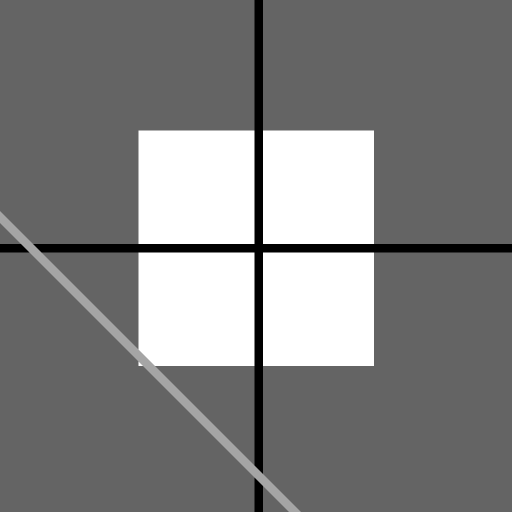
#> input picture codes/pattern2.png, 1024 x 1024 px (shown at 1/2 size)
$ python cv_steerable.py
#> lines starting #> are read from the running program, lines starting #| are printed output that depends on the picture
import cv2 as cv

# Read
img = cv.imread("pattern2.png")
#> img is the input picture: shape (1024, 1024, 3); min 0, max 255, mean 128.1
img = cv.resize(img, (img.shape[1] // 2, img.shape[0] // 2))
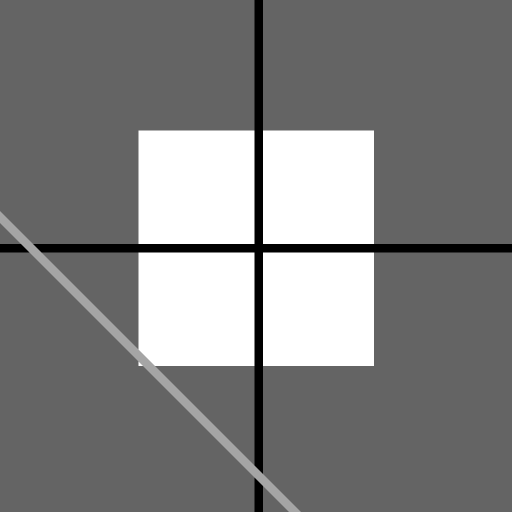
#> img: shape (512, 512, 3); min 0, max 255, mean 128.1
#> (the run stopped early here; a loop or call above may not have finished)
